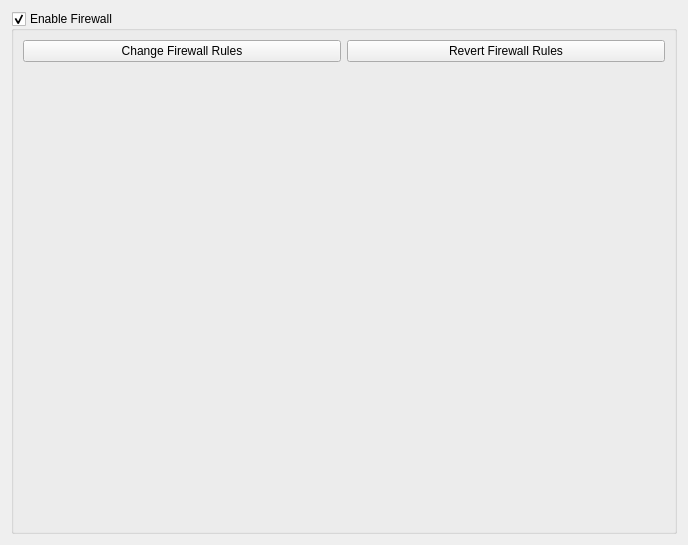
<?xml version="1.0" encoding="UTF-8"?>
<ui version="4.0">
 <class>widgetFirewall</class>
 <widget class="QWidget" name="widgetFirewall">
  <property name="geometry">
   <rect>
    <x>0</x>
    <y>0</y>
    <width>671</width>
    <height>545</height>
   </rect>
  </property>
  <property name="windowTitle">
   <string>Firewall</string>
  </property>
  <property name="windowIcon">
   <iconset resource="firewall.qrc">
    <normaloff>:/icons/firewall48.png</normaloff>:/icons/firewall48.png</iconset>
  </property>
  <layout class="QGridLayout" name="gridLayout_7">
   <item row="0" column="0">
    <widget class="QGroupBox" name="groupFirewall">
     <property name="title">
      <string>Enable Firewall</string>
     </property>
     <property name="checkable">
      <bool>true</bool>
     </property>
     <layout class="QGridLayout" name="gridLayout_2">
      <item row="0" column="0">
       <layout class="QGridLayout" name="gridLayout">
        <item row="0" column="0">
         <widget class="QPushButton" name="pushEdit">
          <property name="text">
           <string>Change Firewall Rules</string>
          </property>
          <property name="icon">
           <iconset resource="firewall.qrc">
            <normaloff>:/icons/firewall48.png</normaloff>:/icons/firewall48.png</iconset>
          </property>
          <property name="iconSize">
           <size>
            <width>32</width>
            <height>32</height>
           </size>
          </property>
         </widget>
        </item>
        <item row="0" column="1">
         <widget class="QPushButton" name="pushReset">
          <property name="text">
           <string>Revert Firewall Rules</string>
          </property>
          <property name="icon">
           <iconset resource="firewall.qrc">
            <normaloff>:/icons/firewall48.png</normaloff>:/icons/firewall48.png</iconset>
          </property>
          <property name="iconSize">
           <size>
            <width>32</width>
            <height>32</height>
           </size>
          </property>
         </widget>
        </item>
       </layout>
      </item>
      <item row="2" column="0">
       <spacer name="verticalSpacer">
        <property name="orientation">
         <enum>Qt::Vertical</enum>
        </property>
        <property name="sizeHint" stdset="0">
         <size>
          <width>642</width>
          <height>427</height>
         </size>
        </property>
       </spacer>
      </item>
      <item row="1" column="0">
       <widget class="QLabel" name="labelFirewall">
        <property name="styleSheet">
         <string notr="true">color: red;</string>
        </property>
        <property name="text">
         <string/>
        </property>
       </widget>
      </item>
     </layout>
    </widget>
   </item>
  </layout>
 </widget>
 <resources>
  <include location="firewall.qrc"/>
 </resources>
 <connections/>
</ui>
